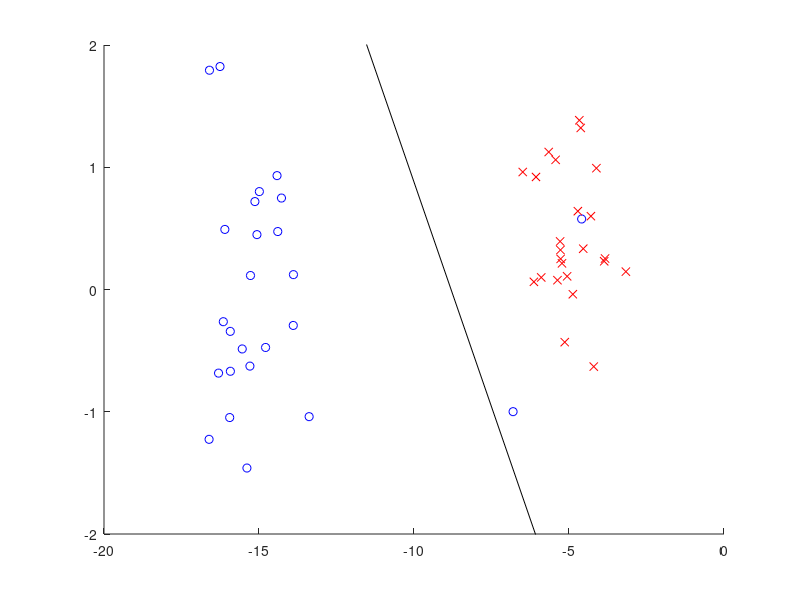

MATLAB code for this plot:
n=50; x=[randn(1,n/2)-15 randn(1,n/2)-5; randn(1,n)]';
y=[ones(n/2,1); -ones(n/2,1)]; x(1:2,1)=x(1:2,1)+10;
x(:,3)=1; p=randperm(n); x=x(p,:); y=y(p);

mu=zeros(3,1); S=eye(3); C=1;
for i=1:length(x)
  xi=x(i,:)'; yi=y(i); z=S*xi; b=xi'*z+C; m=yi*mu'*xi;
  if m<1, mu=mu+yi*(1-m)*z/b; S=S-z*z'/b; end
end

figure(1); clf; hold on; axis([-20 0 -2 2]);
plot(x(y==1,1),x(y==1,2),'bo');
plot(x(y==-1,1),x(y==-1,2),'rx');
plot([-20 0],-(mu(3)+[-20 0]*mu(1))/mu(2),'k-');
